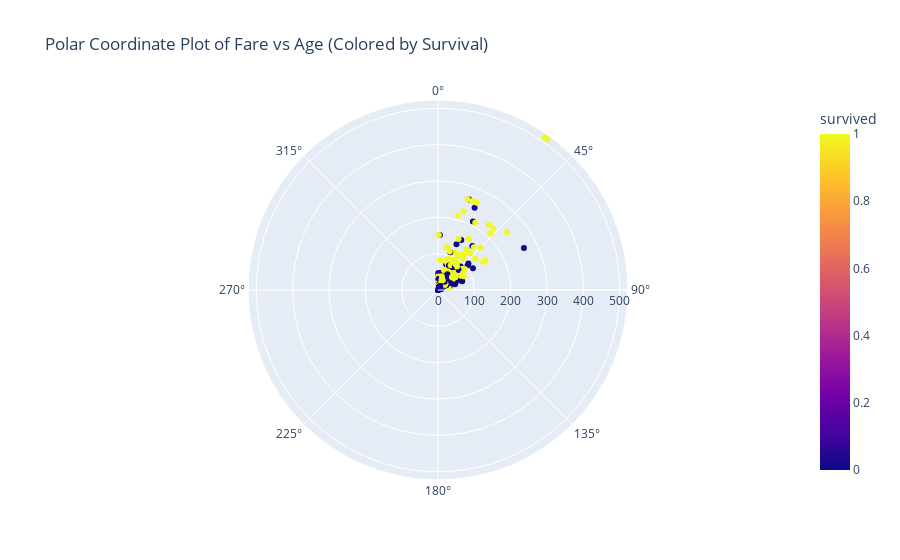

Notebook cell for this chart:
### Code cell
import plotly.express as px

# Create a polar coordinate plot for the 'fare' and 'age' columns
fig_polar = px.scatter_polar(titanic_data, r='fare', theta='age', color='survived', title='Polar Coordinate Plot of Fare vs Age (Colored by Survival)')
fig_polar.show()

### Figure 1 — Plotly figure (JSON) as saved in the notebook; plotly's stock layout.template omitted (floating-point values rounded to 4 significant figures; data arrays with more than 128 entries replaced by an {"elided": "..."} marker saying what was removed)
{"data": [{"hovertemplate": "fare=%{r}<br>age=%{theta}<br>survived=%{marker.color}<extra></extra>", "legendgroup": "", "marker": {"color": {"elided": "891 int values"}, "coloraxis": "coloraxis", "symbol": "circle"}, "mode": "markers", "name": "", "r": {"elided": "891 float values"}, "showlegend": false, "subplot": "polar", "theta": {"elided": "891 float values"}, "type": "scatterpolar"}], "layout": {"coloraxis": {"colorbar": {"title": {"text": "survived"}}, "colorscale": [[0, "#0d0887"], [0.1111, "#46039f"], [0.2222, "#7201a8"], [0.3333, "#9c179e"], [0.4444, "#bd3786"], [0.5556, "#d8576b"], [0.6667, "#ed7953"], [0.7778, "#fb9f3a"], [0.8889, "#fdca26"], [1, "#f0f921"]]}, "legend": {"tracegroupgap": 0}, "polar": {"angularaxis": {"direction": "clockwise", "rotation": 90}, "domain": {"x": [0, 1], "y": [0, 1]}}, "title": {"text": "Polar Coordinate Plot of Fare vs Age (Colored by Survival)"}}}
